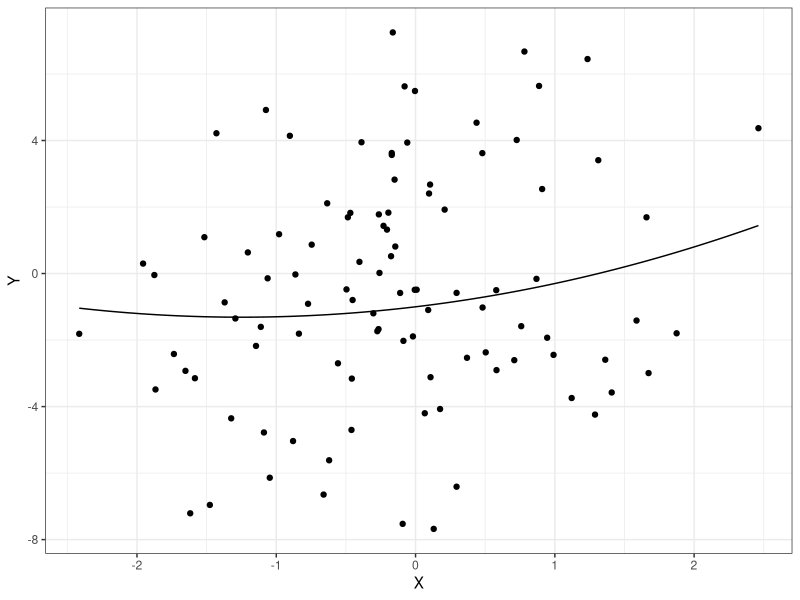
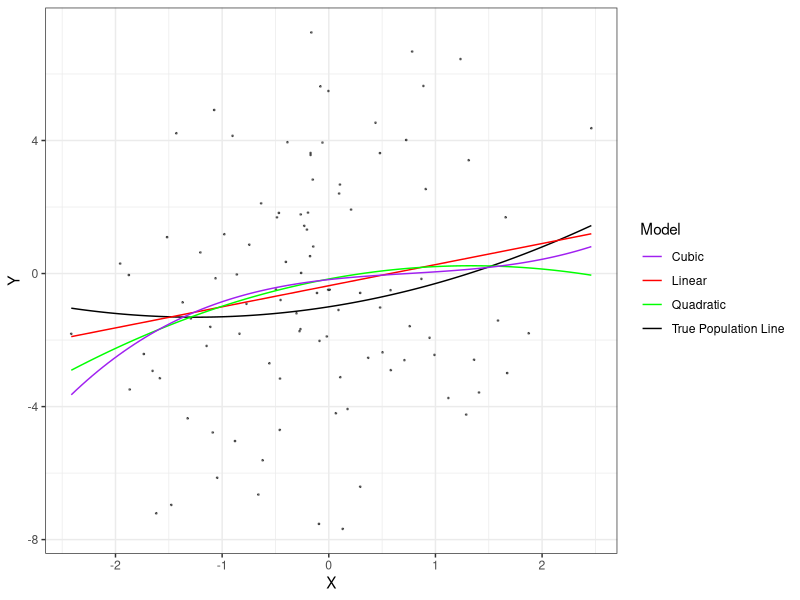

These charts were generated, in order, by the following R code:
## ---- chunk 1
#| include: false
# Set global configurations and settings here
knitr::opts_chunk$set()                 # set global chunk options
ggplot2::theme_set(ggplot2::theme_bw()) # set ggplot2 theme
## ---- chunk 2
#| message: false
#| warning: false
library(tidyverse) # functions for data manipulation
## ---- chunk 3
sim_func <- function(n, sigma) {
  # generate X
  X <- rnorm(n, mean = 0, sd = 1)
  # generate epsilon
  epsilon <- rnorm(n, mean = 0, sd = sigma)
  # generate Y
  Y <- -1+0.5*X+0.2*X^2+epsilon
  # return elements
  tibble(X = X, Y = Y)
}
## ---- chunk 4
set.seed(611)
train_data <- sim_func(100, 3)
true_function <- function(X){
  -1+ 0.5*X + 0.2*X^2
}

ggplot(train_data, aes(x=X, y=Y)) + 
  geom_point() +
  geom_function(fun = true_function)
## ---- chunk 5
# we have already generated training data train_data
# creating three models 
linear_model <- lm(Y ~X, data = train_data)
quad_model  <- lm(Y~poly(X, degree = 2), data = train_data)
cube_model <- lm(Y~poly(X, degree = 3), data = train_data)

# creating new data points to predict 
new_data <- tibble(X = seq(min(train_data$X), max(train_data$X), length=100))

# appending new results into new_data
new_data <- new_data %>%
  mutate(
    linear_pred = predict(linear_model, newdata = new_data),
    quad_pred = predict(quad_model, newdata = new_data),
    cube_pred = predict(cube_model, newdata = new_data)
  )

# generate ggplot
ggplot(train_data, aes(x=X, y=Y)) + 
  geom_point(color = 'black', alpha = 0.5, size = 0.3) +
  geom_function(fun = true_function, aes(color = "True Population Line")) +
  geom_line(data=new_data, aes(x=X, y=linear_pred, color = 'Linear'))+
  geom_line(data=new_data, aes(x=X, y=quad_pred, color = 'Quadratic'))+
  geom_line(data=new_data, aes(x=X, y=cube_pred, color = 'Cubic'))+
  scale_color_manual(name = "Model",
                     values = c("True Population Line" = "black", 
                                "Linear" = "red", 
                                "Quadratic" = "green", 
                                "Cubic" = "purple")) 
## ---- chunk 6
set.seed(612)
train_data <- sim_func(10000, 3)

train_data <- train_data %>%
  mutate(
    linear_pred = predict(newdata = train_data, linear_model),
    quad_pred = predict(newdata = train_data, quad_model),
    cube_pred = predict(newdata = train_data, cube_model)
  )

mse_linear <- mean((train_data$Y - train_data$linear_pred)^2)
mse_quadratic <- mean((train_data$Y - train_data$quad_pred)^2)
mse_cubic <- mean((train_data$Y - train_data$cube_pred)^2)

cat("MSE for Linear Model: ", mse_linear, "\n")
cat("MSE for Quadratic Model: ", mse_quadratic, "\n")
cat("MSE for Cubic Model: ", mse_cubic, "\n")
## ---- chunk 7
# adding bestmse from the true function
train_data <- train_data |>
  mutate(
    bestmse = -1+0.5*X+0.2*X^2
  )

# calculate best mse 
best_mse = mean((train_data$Y-train_data$bestmse)^2)
cat("the best mse is: ", best_mse)
